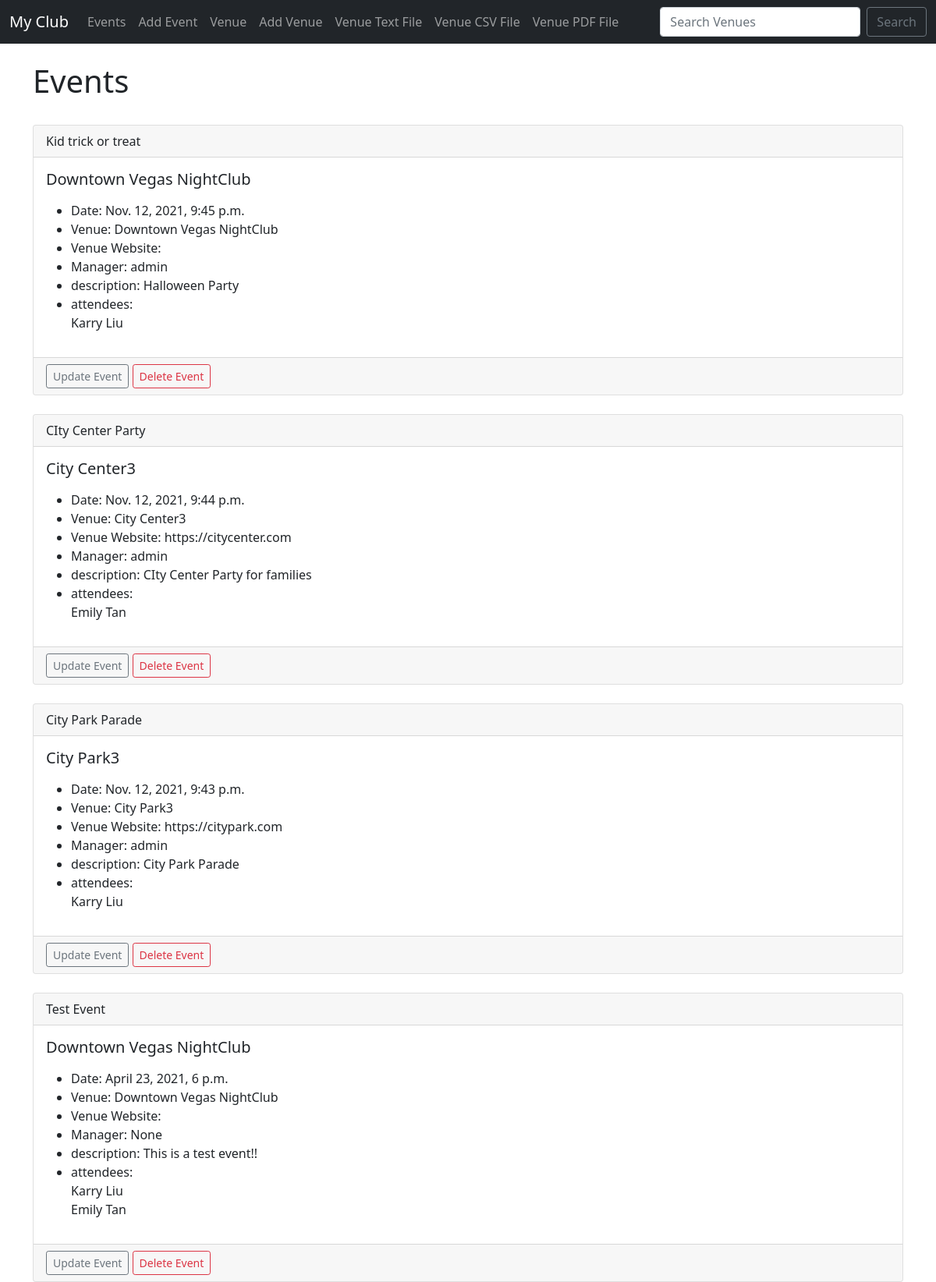
The app's page /events with its own data.
### myclub/models.py (models this page shows)
class Event(models.Model):
    name = models.CharField('Event Name', max_length=120)
    event_date = models.DateTimeField('Event Date')
    venue = models.ForeignKey(Venue, blank=True, null=True, on_delete=models.CASCADE)
    manager = models.ForeignKey(User, blank=True, null=True, on_delete=models.SET_NULL)
    description = models.TextField(blank=True)
    attendees = models.ManyToManyField(MyClubUser, blank=True)
    def __str__(self):
        return self.name

class Venue(models.Model):
    name = name = models.CharField('Venue Name', max_length=120)
    address = models.CharField(max_length=300)
    zip_code = models.CharField('Zip Code', max_length=120)
    phone = models.CharField('Contact Phone', max_length=120, blank=True)
    web = models.URLField('Website Address', blank=True)
    email_address = models.EmailField('Email Address', blank=True)
    def __str__(self):
        return self.name

class MyClubUser(models.Model):
    first_name = models.CharField(max_length=30)
    last_name = models.CharField(max_length=30)
    email = models.EmailField('User Email')
    def __str__(self):
        return self.first_name + ' ' + self.last_name

### myclub/views.py (the view)
# urls.py: path('events', views.all_events, name="list-events"),
def all_events(request):
    event_list = Event.objects.all().order_by('-event_date')
    return render(request, 'myclub/event_list.html', {
        'event_list': event_list,
        })

### myclub/templates/myclub/event_list.html (shortened to what this page needs)
{% extends 'myclub/base.html' %}
{% block content %}
  <h1>Events</h1>
  {% for event in event_list %}
  <div class="card">
    <div class="card-header">
    {{ event }}
    </div>
    <div class="card-body">
      <h5 class="card-title">{{ event.venue }}</h5>
      <p class="card-text">
        <ul>
          <li>Date: {{ event.event_date }}</li>
          <li>Venue: {{ event.venue }}</li>
          <li>Venue Website: {{ event.venue.web }}</li>
          <li>Manager: {{ event.manager }}</li>
          <li>description: {{ event.description }}</li>
          <li>attendees:
            {% for user in event.attendees.all %}
              {{ user }} </br>
            {% endfor %}
          </li>
        </ul>
      </p>
    </div>
    <div class="card-footer text-muted">
      <a href="{% url 'update-event' event.id %}" class="btn btn-outline-secondary btn-sm">Update Event</a>
      <a href="{% url 'delete-event' event.id %}" class="btn btn-outline-danger btn-sm">Delete Event</a>
    </div>
  </div>
  {% endfor %}
{% endblock %}

### myclub/templates/myclub/base.html (shortened to what this page needs)
<!doctype html>
<html lang="en">
  <head>
    <link href="https://cdn.jsdelivr.net/npm/bootstrap@5.1.3/dist/css/bootstrap.min.css" rel="stylesheet">
  </head>
  <body>
    {% include 'myclub/narbar.html' %}
    <br/>
    <div class="container">
      {% block content %}
      {% endblock %}
    </div>
  </body>
</html>

### myclub/templates/myclub/narbar.html (shortened to what this page needs)
<nav class="navbar navbar-expand-lg navbar-dark bg-dark">
  <div class="container-fluid">
    <a class="navbar-brand" href="{% url 'home' %}">My Club</a>
    <div class="collapse navbar-collapse" id="navbarSupportedContent">
      <ul class="navbar-nav me-auto mb-2 mb-lg-0">
        <li class="nav-item">
          <a class="nav-link" href="{% url 'list-events' %}">Events</a>
        </li>
        <li class="nav-item">
          <a class="nav-link" href="{% url 'add-event' %}">Add Event</a>
        </li>
        <li class="nav-item">
          <a class="nav-link" href="{% url 'list-venues' %}">Venue</a>
        </li>
        <li class="nav-item">
          <a class="nav-link" href="{% url 'add-venue' %}">Add Venue</a>
        </li>
        <li class="nav-item">
          <a class="nav-link" href="{% url 'venue-text' %}">Venue Text File</a>
        </li>
        <li class="nav-item">
          <a class="nav-link" href="{% url 'venue-csv' %}">Venue CSV File</a>
        </li>
        <li class="nav-item">
          <a class="nav-link" href="{% url 'venue-pdf' %}">Venue PDF File</a>
        </li>
      </ul>
      <form class="d-flex" method=POST action="{% url 'search-venues' %}">
        <input class="form-control me-2" type="search" placeholder="Search Venues" aria-label="Search"
        name="searched">
        <button class="btn btn-outline-secondary" type="submit">Search</button>
      </form>
    </div>
  </div>
</nav>

### records on screen
Event: name "Kid trick or treat", venue "Downtown Vegas NightClub", event_date "Nov. 12, 2021, 9:45 p.m.", manager "admin", description "Halloween Party"
MyClubUser: first_name+last_name "Karry Liu"
Event: name "CIty Center Party", venue "City Center3", event_date "Nov. 12, 2021, 9:44 p.m.", venue.web "https://citycenter.com", manager "admin", description "CIty Center Party for families"
MyClubUser: first_name+last_name "Emily Tan"
Event: name "City Park Parade", venue "City Park3", event_date "Nov. 12, 2021, 9:43 p.m.", venue.web "https://citypark.com", manager "admin", description "City Park Parade"
Event: name "Test Event", venue "Downtown Vegas NightClub", event_date "April 23, 2021, 6 p.m.", manager "None", description "This is a test event!!"
